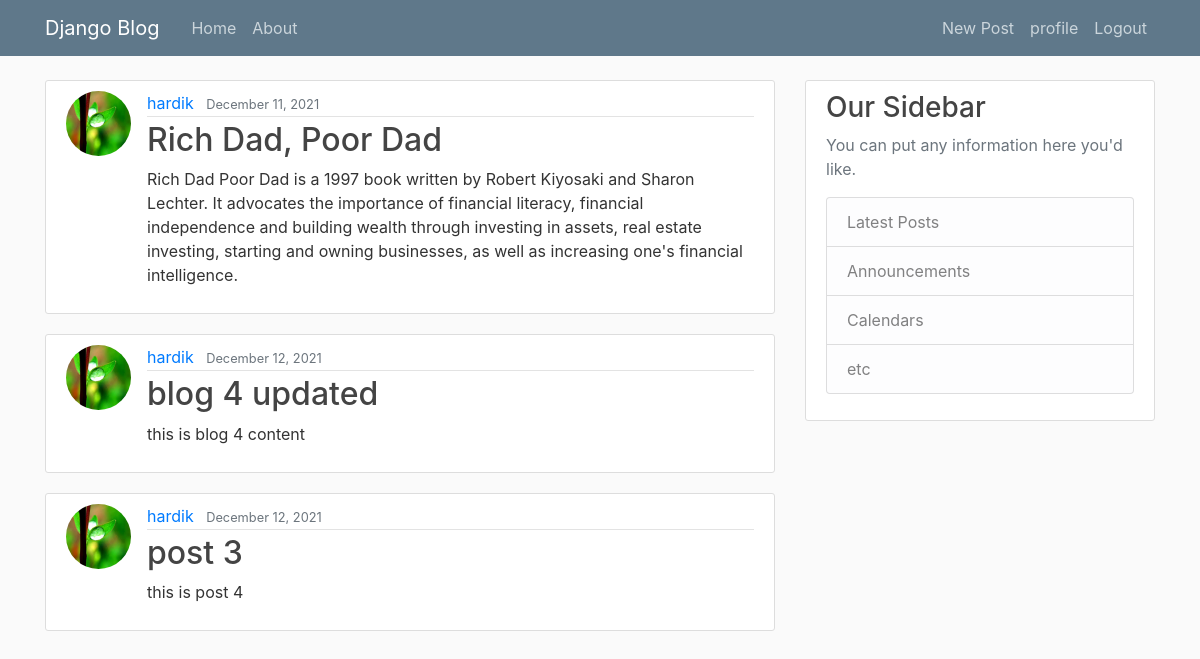
The app's page / (signed in) with its own data.
### blog/models.py (models this page shows, shortened)
class Post(models.Model):
	title = models.CharField(max_length = 100)
	content = models.TextField()
	date_posted = models.DateTimeField(default = timezone.now)
	author = models.ForeignKey(User, on_delete=models.CASCADE)

### users/models.py (models this page shows, shortened)
class Profile(models.Model):
	user = models.OneToOneField(User, on_delete=models.CASCADE)
	image = models.ImageField(default='default.jpg', upload_to='profile_pics')

### blog/views.py (the view)
# urls.py: path('', views.home, name='blog-home'),
def home(request):
	context = {
	   'posts': Post.objects.all()
	}
	return render(request, 'blog/home.html', context)

### blog/templates/blog/home.html (shortened to what this page needs)
{% extends "blog/base.html" %}
{% block content %}
  {% for post in posts %}
    <article class="media content-section">
      <img class="rounded-circle article-img" src="{{ post.author.profile.image.url }}">
      <div class="media-body">
        <div class="article-metadata">
          <a class="mr-2" href="#">{{ post.author }}</a>
          <small class="text-muted">{{ post.date_posted|date:"F d, Y" }}</small>
        </div>
        <h2><a class="article-title" href="{% url 'post-detail' post.id %}">{{ post.title }}</a></h2>
        <p class="article-content">{{ post.content }}</p>
      </div>
    </article>
  {% endfor %}
{% endblock content %}

### blog/static/blog/main.css (style rules this page uses)
body { background: #fafafa; color: #333333; margin-top: 5rem; }
h1, h2, h3, h4, h5, h6 { color: #444444; }
.content-section { background: #ffffff; padding: 10px 20px; border: 1px solid #dddddd; border-radius: 3px; margin-bottom: 20px; }
.article-title { color: #444444; }
.article-content { white-space: pre-line; }
.article-img { height: 65px; width: 65px; margin-right: 16px; }
.article-metadata { padding-bottom: 1px; margin-bottom: 4px; border-bottom: 1px solid #e3e3e3 }

### records on screen
Post: author.profile.image (picture), author "hardik", date_posted "December 11, 2021", title "Rich Dad, Poor Dad", content "Rich Dad Poor Dad is a 1997 book written by Robert Kiyosaki and Sharon Lechter. It advocates the importance of financial literacy, financial independence and building wealth through investing in assets, real estate investing, starting and owning businesses, as well as increasing one's financial intelligence."
Post: author.profile.image (picture), author "hardik", date_posted "December 12, 2021", title "blog 4 updated", content "this is blog 4 content"
Post: author.profile.image (picture), author "hardik", date_posted "December 12, 2021", title "post 3", content "this is post 4"
